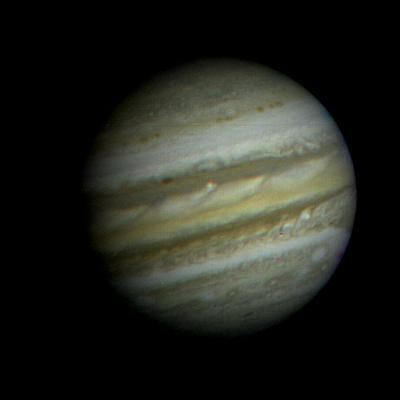
//> input picture metricas/Janela0.jpeg, 400 x 400 px
$ ./main ../Janela0.jpeg   (built with g++ and OpenCV 4)
//> lines starting //> are read from the running program, lines starting //| are printed output that depends on the picture
//> further down, src is the input picture: 400 rows x 400 cols, CV_8UC3; mean B, G, R 28.9, 35.1, 33.7
### metricas/include/Atividade.h
#ifndef ATIVIDADE_H

#define ATIVIDADE_H
#define MAX_MAT 12
#include <stdio.h>
#include <string.h>
#include <iostream>


#include <opencv2/opencv.hpp>
#include <opencv2/core/core.hpp>
#include <opencv2/highgui/highgui.hpp>
#include <opencv2/imgproc/imgproc.hpp>
#include <vector>
#include <numeric>

using namespace std;
using namespace cv;

class Atividade {

public:
	Atividade(Mat &src, Mat &output);
	~Atividade();
	void getGray();
	void getRed();
	void getBlue();
	void getGreen();

private:
	Mat src;
	Mat output;
};

#endif

### metricas/src/main.cpp
#include "Atividade.h"
#include <stdio.h>
#include <bitset>
#include <iostream>

using namespace std;


// [59 lines left out: functions calcSSIM, calcPSNR, displayFrame, not called in this run]

double calcSI(cv::Mat& frame) {
	Mat grad_x, grad_y, abs_grad_x, abs_grad_y, grad;
	Scalar mean, stddev;
	int scale = 1;
	int delta = 0;
	int ddepth = CV_16S;

	Sobel(frame, grad_x, ddepth, 1, 0, 3, scale, delta, cv::BORDER_DEFAULT);
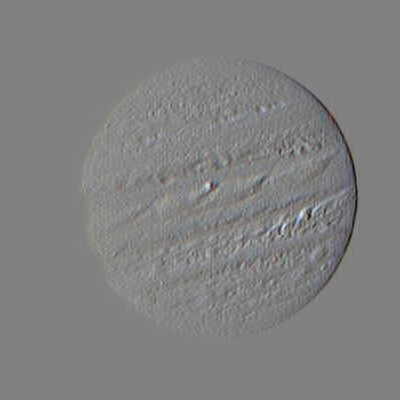
//> grad_x: 400 rows x 400 cols, CV_16SC3; mean B, G, R 0, 0, 0; drawn with min black and max white
	Sobel(frame, grad_y, ddepth, 0, 1, 3, scale, delta, cv::BORDER_DEFAULT);
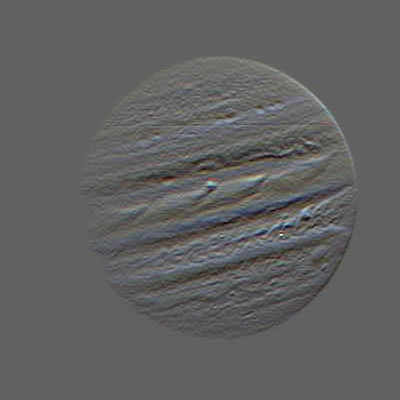
//> grad_y: 400 rows x 400 cols, CV_16SC3; mean B, G, R 0, 0, 0; drawn with min black and max white

	convertScaleAbs(grad_x, abs_grad_x);
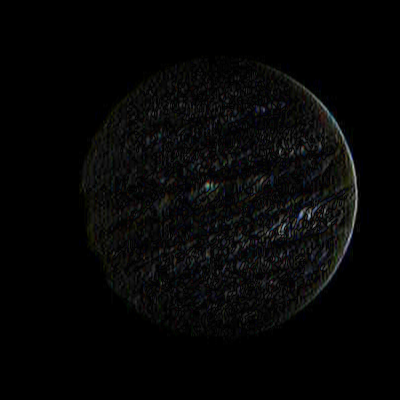
//> abs_grad_x: 400 rows x 400 cols, CV_8UC3; mean B, G, R 5.7, 5.8, 5.7
	convertScaleAbs(grad_y, abs_grad_y);
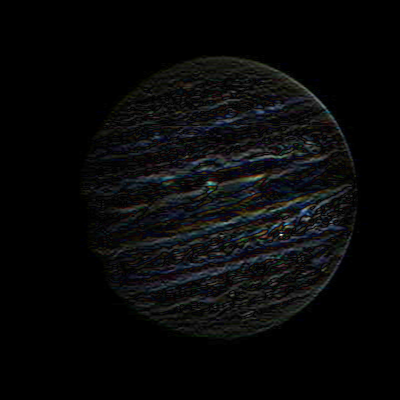
//> abs_grad_y: 400 rows x 400 cols, CV_8UC3; mean B, G, R 8.9, 8.5, 8

	addWeighted(abs_grad_x, 0.5, abs_grad_y, 0.5, 0, grad);
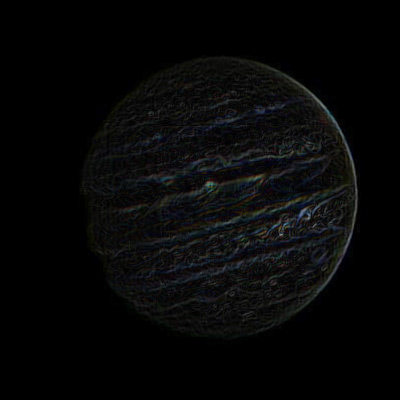
//> grad: 400 rows x 400 cols, CV_8UC3; mean B, G, R 7.3, 7.2, 6.9
	meanStdDev(grad, mean, stddev);
//> mean = Scalar(7.3, 7.17, 6.87); stddev = Scalar(12.77, 12.35, 11.66)

	//displayFrame("gradient magnitude", grad);
	return stddev(0);
}

int main(int argc, char const *argv[]){

	if( argc < 2)  {
     cout <<" Usage: display_image ImageToLoadAndDisplay" << endl;
     return -1;
    }

	// [6 lines of commented-out code are left out]

    Mat src, eva;
    src = imread(argv[1], CV_LOAD_IMAGE_COLOR);

    if (argc == 2) {
        cout << "SI:   " <<calcSI(src) <<endl;
//| SI:   12.7711
        return 0;
//> (the program exits here)

$ run again, on metricas/Janela2.jpeg
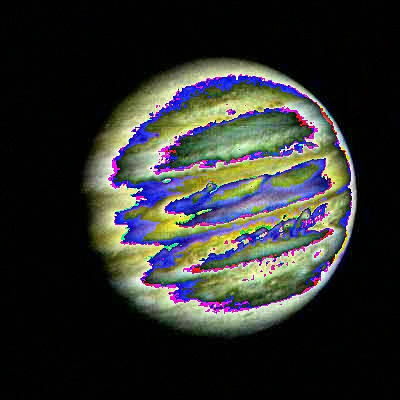
//> input picture metricas/Janela2.jpeg, 400 x 400 px
//> src is the input picture: 400 rows x 400 cols, CV_8UC3; mean B, G, R 45.7, 48.4, 46.8
//> in calcSI, `Sobel(frame, grad_y, ddepth, 0, 1, 3, scale, delta, cv::BORDER_DEFAULT);`:
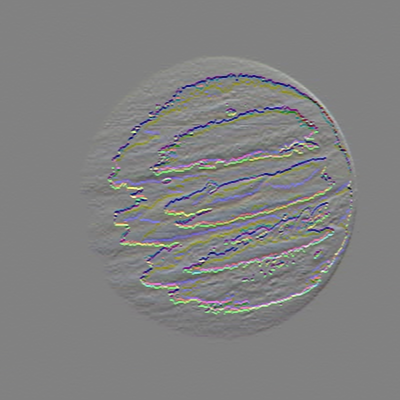
//> grad_y: 400 rows x 400 cols, CV_16SC3; mean B, G, R 0, 0, 0; drawn with min black and max white
//> in calcSI, `addWeighted(abs_grad_x, 0.5, abs_grad_y, 0.5, 0, grad);`:
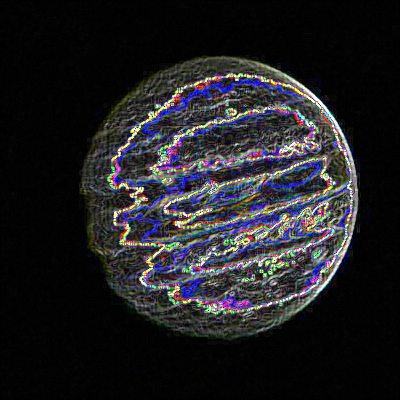
//> grad: 400 rows x 400 cols, CV_8UC3; mean B, G, R 35.7, 32.6, 33
//> mean = Scalar(35.74, 32.59, 33.03); stddev = Scalar(57.05, 53.57, 54.03)
//| SI:   57.0499

$ run again, on metricas/Janela3.jpeg
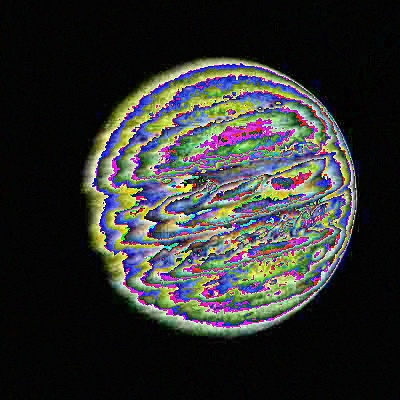
//> input picture metricas/Janela3.jpeg, 400 x 400 px
//> src is the input picture: 400 rows x 400 cols, CV_8UC3; mean B, G, R 48.8, 49.9, 49.1
//> in calcSI, `Sobel(frame, grad_y, ddepth, 0, 1, 3, scale, delta, cv::BORDER_DEFAULT);`:
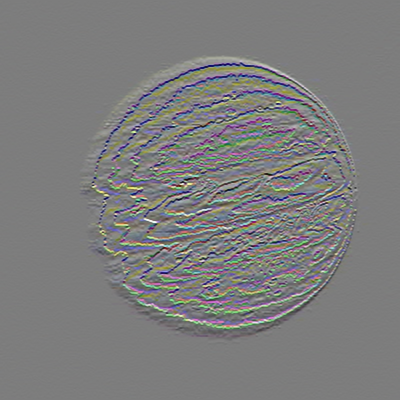
//> grad_y: 400 rows x 400 cols, CV_16SC3; mean B, G, R 0, 0, 0; drawn with min black and max white
//> in calcSI, `addWeighted(abs_grad_x, 0.5, abs_grad_y, 0.5, 0, grad);`:
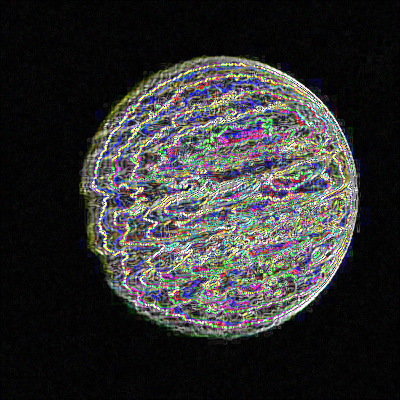
//> grad: 400 rows x 400 cols, CV_8UC3; mean B, G, R 50.4, 50.6, 50.4
//> mean = Scalar(50.39, 50.55, 50.42); stddev = Scalar(68.59, 70.13, 69.7)
//| SI:   68.5936

$ run again, on metricas/Janela4.jpeg
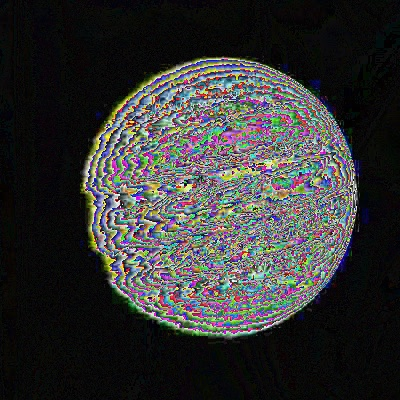
//> input picture metricas/Janela4.jpeg, 400 x 400 px
//> src is the input picture: 400 rows x 400 cols, CV_8UC3; mean B, G, R 52.6, 53.2, 53
//> in calcSI, `Sobel(frame, grad_y, ddepth, 0, 1, 3, scale, delta, cv::BORDER_DEFAULT);`:
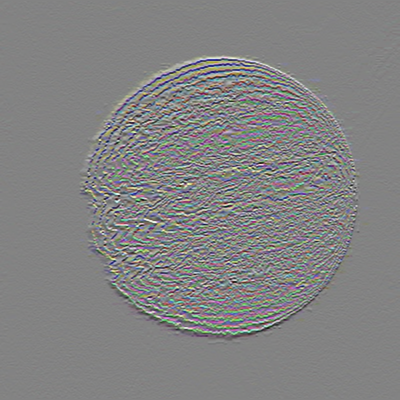
//> grad_y: 400 rows x 400 cols, CV_16SC3; mean B, G, R 0, 0, 0; drawn with min black and max white
//> in calcSI, `addWeighted(abs_grad_x, 0.5, abs_grad_y, 0.5, 0, grad);`:
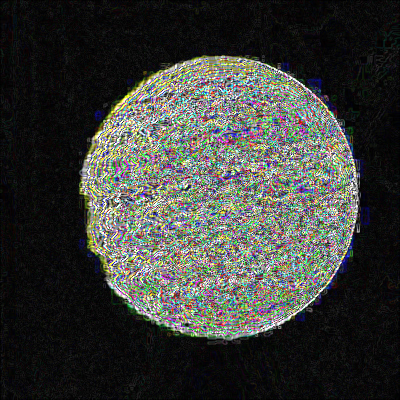
//> grad: 400 rows x 400 cols, CV_8UC3; mean B, G, R 58.7, 62.7, 60.8
//> mean = Scalar(58.65, 62.69, 60.85); stddev = Scalar(71.06, 76.35, 74.34)
//| SI:   71.0624
